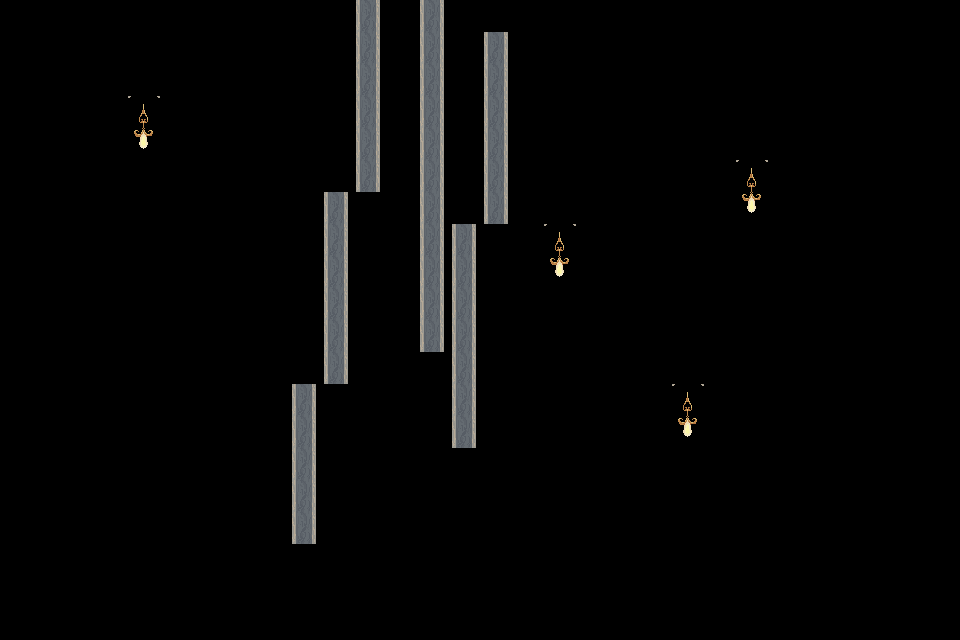

Tiled map render using the project's own tile images. Description and the whole map definition, tile-layer contents included, below:
An orthogonal 30x20 tile map with 32x32 px tiles, 1 tile layer (Camada de Blocos 1).

<map version="1.10" tiledversion="1.10.2" orientation="orthogonal" renderorder="right-down" width="30" height="20" tilewidth="32" tileheight="32" infinite="0" nextlayerid="2" nextobjectid="1">
 <tileset firstgid="1" source="tile errado dnv.tsx" />
 <layer id="1" name="Camada de Blocos 1" width="30" height="20">
  <data encoding="csv">
0,0,0,0,0,0,0,0,0,0,0,13,0,13,0,0,0,0,0,0,0,0,0,0,0,0,0,0,0,0,
0,0,0,0,0,0,0,0,0,0,0,13,0,13,0,13,0,0,0,0,0,0,0,0,0,0,0,0,0,0,
0,0,0,0,0,0,0,0,0,0,0,13,0,13,0,13,0,0,0,0,0,0,0,0,0,0,0,0,0,0,
0,0,0,0,9,0,0,0,0,0,0,13,0,13,0,13,0,0,0,0,0,0,0,0,0,0,0,0,0,0,
0,0,0,0,15,0,0,0,0,0,0,13,0,13,0,13,0,0,0,0,0,0,0,0,0,0,0,0,0,0,
0,0,0,0,0,0,0,0,0,0,0,13,0,13,0,13,0,0,0,0,0,0,0,9,0,0,0,0,0,0,
0,0,0,0,0,0,0,0,0,0,13,0,0,13,0,13,0,0,0,0,0,0,0,15,0,0,0,0,0,0,
0,0,0,0,0,0,0,0,0,0,13,0,0,13,13,0,0,9,0,0,0,0,0,0,0,0,0,0,0,0,
0,0,0,0,0,0,0,0,0,0,13,0,0,13,13,0,0,15,0,0,0,0,0,0,0,0,0,0,0,0,
0,0,0,0,0,0,0,0,0,0,13,0,0,13,13,0,0,0,0,0,0,0,0,0,0,0,0,0,0,0,
0,0,0,0,0,0,0,0,0,0,13,0,0,13,13,0,0,0,0,0,0,0,0,0,0,0,0,0,0,0,
0,0,0,0,0,0,0,0,0,0,13,0,0,0,13,0,0,0,0,0,0,0,0,0,0,0,0,0,0,0,
0,0,0,0,0,0,0,0,0,13,0,0,0,0,13,0,0,0,0,0,0,9,0,0,0,0,0,0,0,0,
0,0,0,0,0,0,0,0,0,13,0,0,0,0,13,0,0,0,0,0,0,15,0,0,0,0,0,0,0,0,
0,0,0,0,0,0,0,0,0,13,0,0,0,0,0,0,0,0,0,0,0,0,0,0,0,0,0,0,0,0,
0,0,0,0,0,0,0,0,0,13,0,0,0,0,0,0,0,0,0,0,0,0,0,0,0,0,0,0,0,0,
0,0,0,0,0,0,0,0,0,13,0,0,0,0,0,0,0,0,0,0,0,0,0,0,0,0,0,0,0,0,
0,0,0,0,0,0,0,0,0,0,0,0,0,0,0,0,0,0,0,0,0,0,0,0,0,0,0,0,0,0,
0,0,0,0,0,0,0,0,0,0,0,0,0,0,0,0,0,0,0,0,0,0,0,0,0,0,0,0,0,0,
0,0,0,0,0,0,0,0,0,0,0,0,0,0,0,0,0,0,0,0,0,0,0,0,0,0,0,0,0,0
</data>
 </layer>
</map>